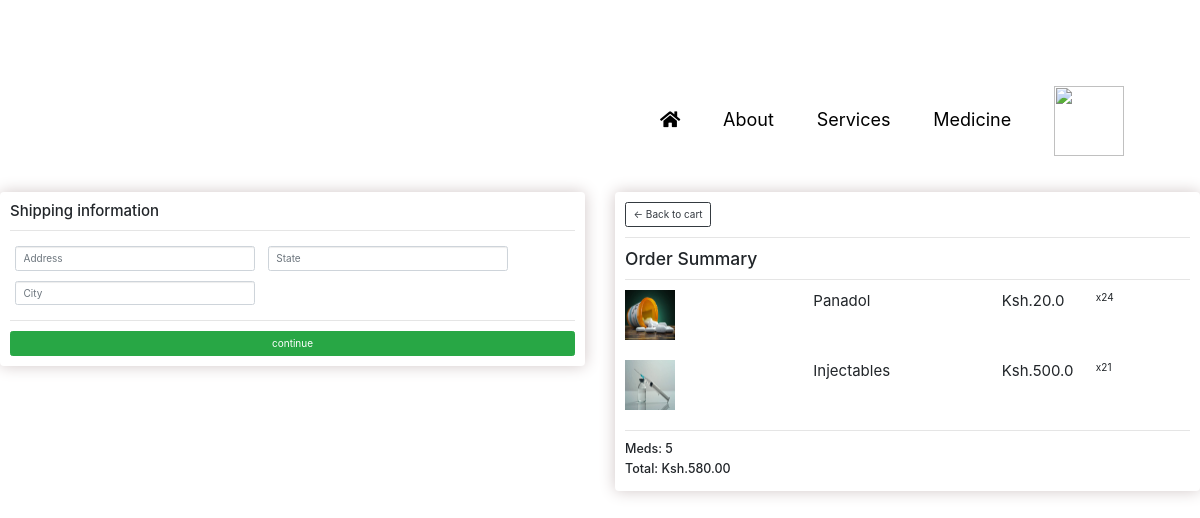
The app's page /checkout.html (signed in), older data.
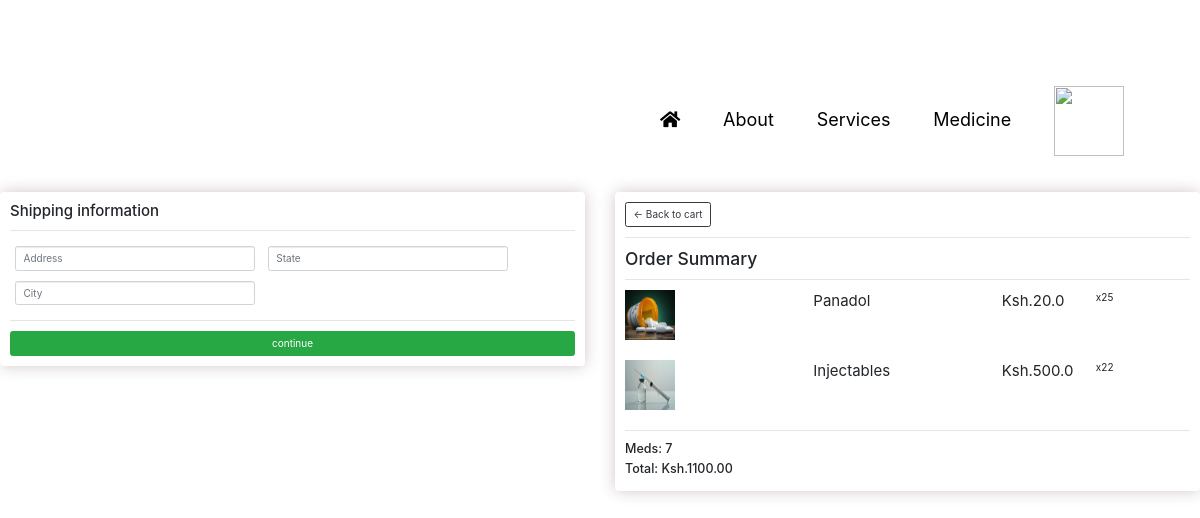
The same page, newer data.
### Utibu/models.py (models this page shows, shortened)
class OrderMed(models.Model):
    medicine = models.ForeignKey(Medicine, on_delete=models.SET_NULL,blank=True, null=True)
    order = models.ForeignKey(Order, on_delete=models.SET_NULL, blank=True, null=True)
    quantity = models.IntegerField(default=0, null= True, blank=True)
    date_added=models.DateTimeField(auto_now_add=True)
    @property
    def get_total(self):
        total = self.medicine.price * self.quantity
        return total

class Order(models.Model):
    patient=models.ForeignKey(Patient, on_delete=models.SET_NULL, null=True, blank=True)
    date_ordered=models.DateTimeField(auto_now_add=True)
    complete=models.BooleanField(default=False, null=True, blank=False)
    transaction_id=models.CharField(max_length=100 , null=True)
    @property
    def get_cart_total(self):
        ordermeds=self.ordermed_set.all()
        total=sum([med.get_total for med in ordermeds])
        return total
    @property
    def get_cart_meds(self):
        ordermeds=self.ordermed_set.all()
        total=sum([med.quantity for med in ordermeds])
        return total
    @property
    def shipping(self):
        shipping = False
        ordermeds = self.ordermed_set.all()
        for i in ordermeds:
            if i.medicine.digital ==False:
                shipping = True
        return shipping

class Medicine(models.Model):
    name = models.CharField (max_length=200, null=True)
    price = models.FloatField()
    digital = models.BooleanField(default=False, null=True, blank=True)
    image= models.ImageField(null=True, blank=True)
    @property #decoretor...access as attribute
    def imageURL(self):
        try:
            url=self.image.url
        except:
            url=''
        return url

### Utibu/views.py (the view)
# urls.py: path('checkout.html', views.checkout, name="checkout"),
def checkout(request):
   if request.user.is_authenticated:
      patient = request.user.patient
      order, created = Order.objects.get_or_create(patient=patient, complete=False)
      meds = order.ordermed_set.all()
      cartMeds=order.get_cart_meds
   else:
      meds=[]
      order ={'get_cart_meds':0, 'get_cart_total':0, 'shipping': False}
      cartMeds=['get_cart_meds']
   context={'meds': meds, 'order':order, 'cartMeds': cartMeds}
   return render (request, 'checkout.html', context)

### templates/checkout.html (shortened to what this page needs)
{% extends 'base.html' %}
{% block content %}
<head>
    <link rel="stylesheet" href="https://cdn.jsdelivr.net/npm/bootstrap@4.3.1/dist/css/bootstrap.min.css">
</head>
<div class="row">
    <div class="col-lg-6" >
        <div class="box-element" id="form-wrapper">
            <form action="" id="form">
                <div id="shipping-info">
                    <h4>Shipping information</h4>
                    <hr>
                    <div class="form-field">
                        <input required class="form-control" type="text" name="address" placeholder="Address">
                    </div>
                    <div class="form-field">
                        <input required class="form-control" type="text" name="state" placeholder="State">
                    </div>
                    <div class="form-field">
                        <input required class="form-control" type="text" name="city" placeholder="City">
                    </div>
                </div>
                <hr>
                <input id="form-button" class="btn btn-success btn-block" type="submit" value="continue">
            </form>
        </div>
        <br>
    </div>
    <div class="col-lg-6" >
        <div class="box-element" id="form-wrapper">
            <a class="btn btn-outline-dark" href="{% url 'cart' %}">&#x2190; Back to cart</a>
            <hr>
            <h3>Order Summary</h3>
            <hr>
            {%for med in meds %}
                <div class="card-row">
                  <div style="flex: 2;"><img src="{{med.medicine.imageURL}}" alt="" width="50px" height="50px"></div>
                  <div style="flex: 2; font-size: 1.5em; "><p>{{med.medicine.name}}</p></div>
                  <div style="flex: 1; font-size: 1.5em;"><p>Ksh.{{med.medicine.price}}</p></div>
                  <div style="flex: 1;"><p>x2{{med.quantity}}</p></div>
                </div>
            {% endfor %}
            <hr>
            <h5>Meds: {{order.get_cart_meds}}</h5>
            <h5>Total: Ksh.{{order.get_cart_total|floatformat:2}}</h5>
        </div>
    </div>
</div>
{% endblock content %}

Row changes from the older to the newer data that the page shows:
changed OrderMed "Panadol": quantity "4" → "5"
changed OrderMed "Injectables": quantity "1" → "2"
changed through a linked row, Order: get_cart_meds "5" → "7"; get_cart_total "580.00" → "1100.00"
